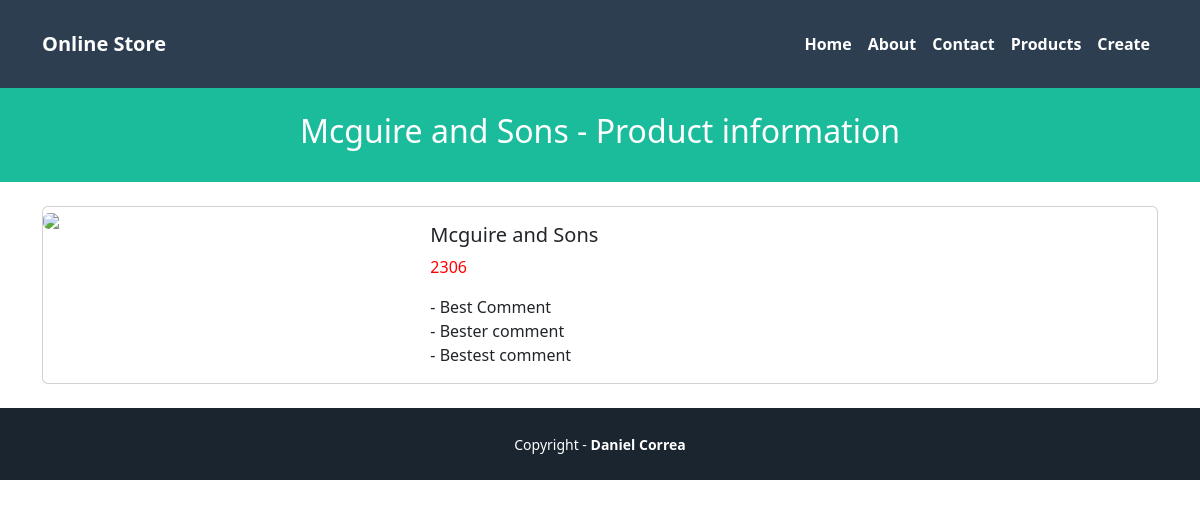
/products/1, run on the app's committed database.
### pages/models.py (models this page shows)
class Product(models.Model):
    name = models.CharField(max_length=255)
    price = models.IntegerField()
    created_at = models.DateTimeField(auto_now_add=True)
    updated_at = models.DateTimeField(auto_now=True)

class Comment(models.Model):
    product = models.ForeignKey(Product, on_delete=models.CASCADE)
    description = models.TextField()

### pages/views.py (the view)
# urls.py: path("products/<str:id>", ProductShowView.as_view(), name="show"),
class ProductShowView(View):
    template_name = "products/show.html"
    def get(self, request, id):
        try:
            product_id = int(id)
            if product_id < 1:
                raise ValueError("Product id must be 1 or greater")
            product = get_object_or_404(Product, pk=product_id)
        except (ValueError, IndexError):
            return HttpResponseRedirect(reverse("home"))
        viewData = {}
        product = get_object_or_404(Product, pk=product_id)
        viewData["title"] = product.name + " - Online Store"
        viewData["subtitle"] = product.name + " - Product information"
        viewData["product"] = product
        return render(request, self.template_name, viewData)

### pages/templates/products/show.html (shortened to what this page needs)
{% extends 'base.html' %}
{% block header_title %} {{subtitle}} {% endblock %}
{% block content %}
<div class="card mb-3">
    <div class="row g-0">
        <div class="col-md-4">
            <img src="https://static.djangoproject.com/img/logos/django-logo-positive.svg"
                class="img-fluid rounded-start">
        </div>
        <div class="col-md-8">
            <div class="card-body">
                <h5 class="card-title">
                    {{product.name}}
                </h5>
                {% if product.price > 2000 %}
                <p class="card-text" style="color: red;">{{product.price}}</p>
                {% else %}
                <p class="card-text">{{product.price}}</p>
                {% endif %}
                {% for comment in product.comment_set.all %}
                - {{ comment.description }}<br />
                {% endfor %}
            </div>
        </div>
    </div>
</div>
{% endblock %}

### data on the page
Product: name "Mcguire and Sons", price "2306"
Comment: description "Best Comment"
Comment: description "Bester comment"
Comment: description "Bestest comment"

### other printed values
{{ subtitle }} "Mcguire and Sons - Product information"
